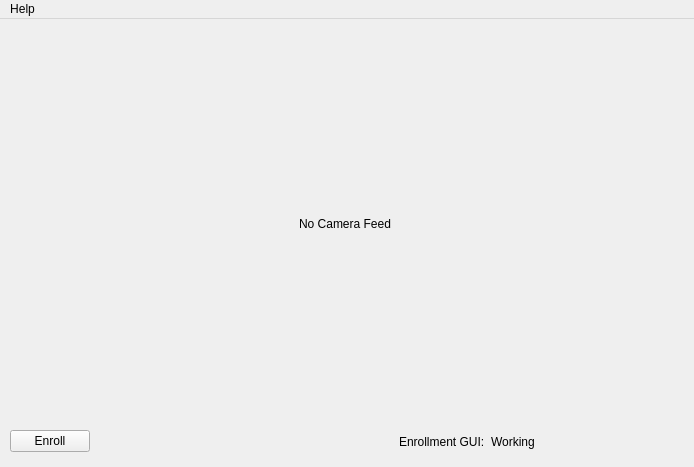
<?xml version="1.0" encoding="UTF-8"?>
<ui version="4.0">
 <class>MainWindow</class>
 <widget class="QMainWindow" name="MainWindow">
  <property name="geometry">
   <rect>
    <x>0</x>
    <y>0</y>
    <width>694</width>
    <height>467</height>
   </rect>
  </property>
  <property name="windowTitle">
   <string>Enroll</string>
  </property>
  <property name="windowIcon">
   <iconset>
    <normaloff>icon/enrGUIicon.png</normaloff>icon/enrGUIicon.png</iconset>
  </property>
  <widget class="QWidget" name="centralwidget">
   <widget class="QWidget" name="layoutWidget">
    <property name="geometry">
     <rect>
      <x>10</x>
      <y>410</y>
      <width>681</width>
      <height>25</height>
     </rect>
    </property>
    <layout class="QHBoxLayout" name="horizontalLayout">
     <item>
      <widget class="QPushButton" name="enrolBtn">
       <property name="text">
        <string>Enroll</string>
       </property>
      </widget>
     </item>
     <item>
      <spacer name="horizontalSpacer">
       <property name="orientation">
        <enum>Qt::Horizontal</enum>
       </property>
       <property name="sizeHint" stdset="0">
        <size>
         <width>40</width>
         <height>10</height>
        </size>
       </property>
      </spacer>
     </item>
     <item>
      <widget class="QLabel" name="label">
       <property name="text">
        <string>Enrollment GUI:</string>
       </property>
      </widget>
     </item>
     <item>
      <widget class="QLabel" name="FaceStatus">
       <property name="minimumSize">
        <size>
         <width>200</width>
         <height>0</height>
        </size>
       </property>
       <property name="text">
        <string>Working</string>
       </property>
      </widget>
     </item>
    </layout>
   </widget>
   <widget class="QWidget" name="horizontalLayoutWidget">
    <property name="geometry">
     <rect>
      <x>10</x>
      <y>10</y>
      <width>671</width>
      <height>391</height>
     </rect>
    </property>
    <layout class="QHBoxLayout" name="horizontalLayout_2">
     <item>
      <widget class="QLabel" name="CameraFeedLbl">
       <property name="maximumSize">
        <size>
         <width>480</width>
         <height>360</height>
        </size>
       </property>
       <property name="frameShape">
        <enum>QFrame::NoFrame</enum>
       </property>
       <property name="text">
        <string>No Camera Feed</string>
       </property>
       <property name="scaledContents">
        <bool>true</bool>
       </property>
       <property name="alignment">
        <set>Qt::AlignCenter</set>
       </property>
      </widget>
     </item>
    </layout>
   </widget>
  </widget>
  <widget class="QMenuBar" name="menuBar">
   <property name="geometry">
    <rect>
     <x>0</x>
     <y>0</y>
     <width>694</width>
     <height>21</height>
    </rect>
   </property>
   <widget class="QMenu" name="menuHelp">
    <property name="title">
     <string>Help</string>
    </property>
    <addaction name="actionHelp"/>
    <addaction name="actionAbout"/>
   </widget>
   <addaction name="menuHelp"/>
  </widget>
  <action name="actionHelp">
   <property name="text">
    <string>Help</string>
   </property>
  </action>
  <action name="actionAbout">
   <property name="text">
    <string>About</string>
   </property>
  </action>
 </widget>
 <resources/>
 <connections/>
</ui>
